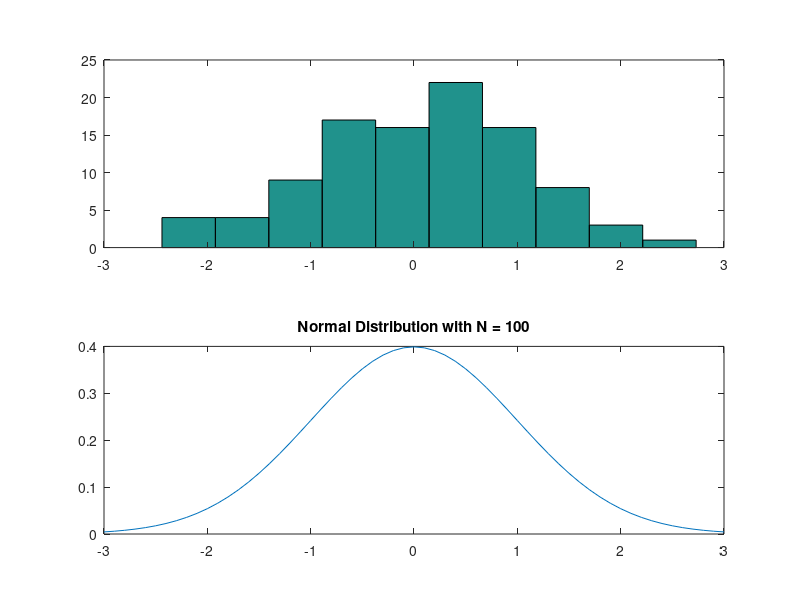
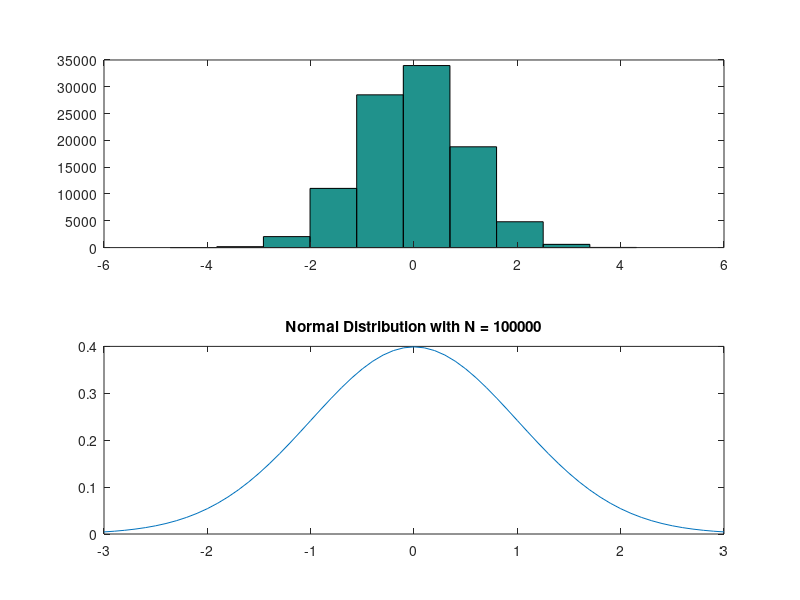
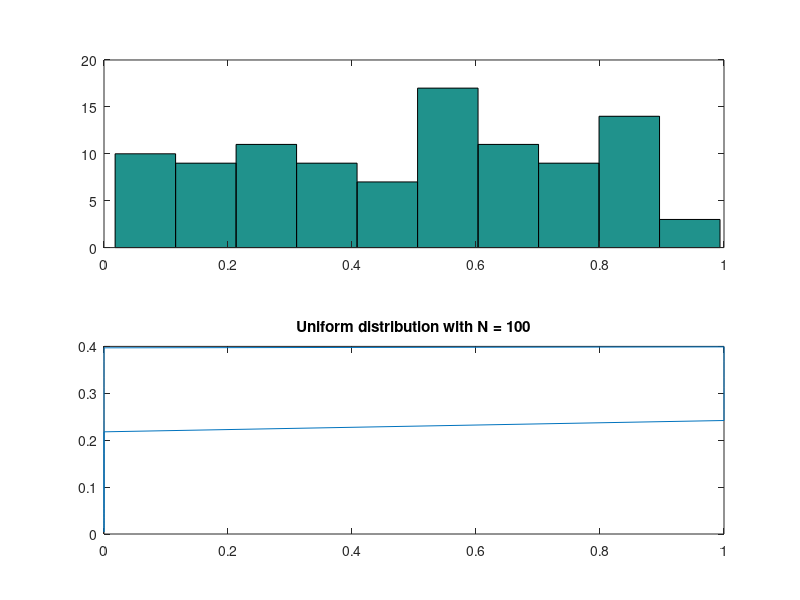
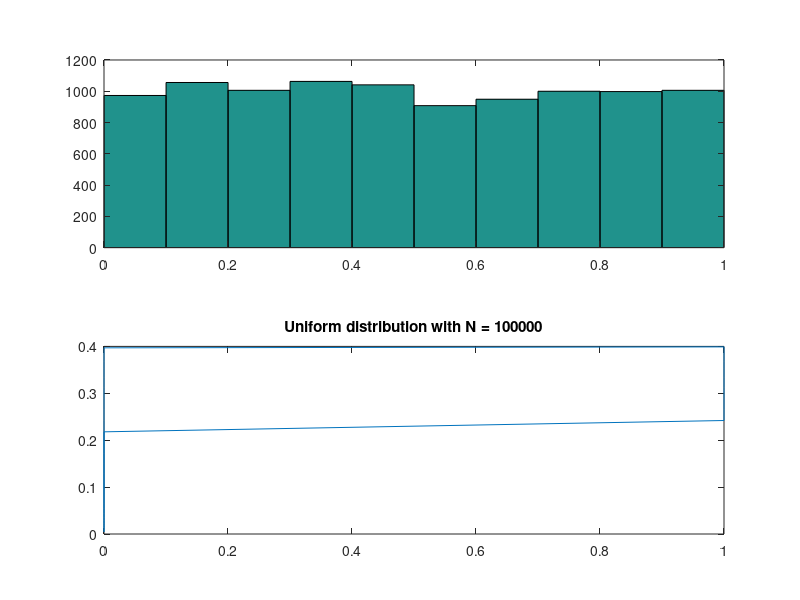

The MATLAB script that drew these images, in order: (Note: this script raises an error after producing the figures.)


%% Observation:


figure(1);
subplot(2,1,1),
N = 100;
x = randn(1,N);
hist(x);

subplot(2,1,2),
x = [-3:.1:3];
norm = normpdf(x,0,1);
plot(x,norm);
title('Normal Distribution with N = 100');


figure(2);
subplot(2,1,1);
N = 100000;
x = randn(1,N);
hist(x);

subplot(2,1,2),
x = [-3:.1:3];
norm = normpdf(x,0,1);
plot(x,norm);
title('Normal Distribution with N = 100000');



figure(3);
subplot(2,1,1);
N = 100;
x = rand(1,N);
hist(x);

subplot(2,1,2),
pd1 = makedist('Uniform');
x = [-3:.1:3];
pdf1 = pdf(pd1,x);
plot(pdf1,norm);
title('Uniform distribution with N = 100');


figure(4);
subplot(2,1,1);
N = 10000;
x = rand(1,N);
hist(x);

subplot(2,1,2),
pd1 = makedist('Uniform');
x = [-3:.1:3];
pdf1 = pdf(pd1,x);
plot(pdf1,norm);
title('Uniform distribution with N = 100000');




%% Autocorrelation



N = 1000;
xnorm = randn(1,N);
xunif = rand(1,N);

 figure(5);
 autocorr(xnorm)
 title('Autocorrelation of Normal Distribution');
 figure(6);
 autocorr(xunif)
 title('Autocorrelation of Uniform Distribution');
 
 % These signals are white noise because it's a random distribution with a mean
 % and a variance. 
 % The autocorrelation of white noises have a big peak at Lag = 0 equal to 1;
 
  
 
 
 
 %% Cross-Correlation:
 
 
 s1 = round(rand(1,50));  %Uniform distribution, rand(0.2) =0, rand(0.7) = 1;
 s2 = round(rand(1,50));  
 s3 = round(rand(1,50));  
 
 figure(7);
 subplot(2,2,1);
 [r1,lag1] = xcorr(s1, s2);
 plot(lag1, r1);
  title('Cross-Correlation of s1, s2');

 
 subplot(2,2,2);
 [r2,lag2]  = xcorr(s1, s3);
 plot(lag2, r2);
 title('Cross-Correlation of s1, s3');

 subplot(2,2,3);
 [r3,lag3]  = xcorr(s2, s3);
 plot(lag3, r3);
 title('Cross-Correlation of s2, s3');
 
 
 % Cross-Correlation of white noises: maximum at Lag = 0, then decrease. 
